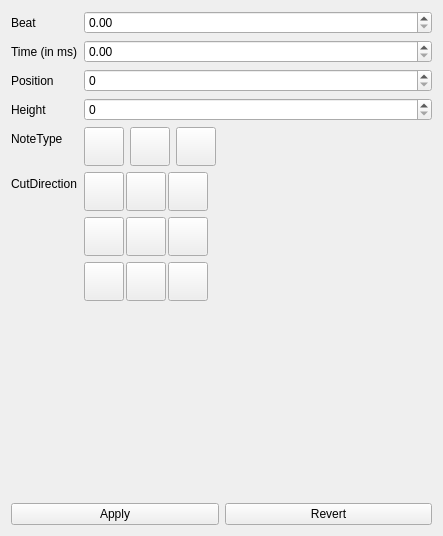
<?xml version="1.0" encoding="UTF-8"?>
<ui version="4.0">
 <class>Form</class>
 <widget class="QWidget" name="Form">
  <property name="geometry">
   <rect>
    <x>0</x>
    <y>0</y>
    <width>443</width>
    <height>536</height>
   </rect>
  </property>
  <property name="windowTitle">
   <string>Form</string>
  </property>
  <layout class="QVBoxLayout" name="verticalLayout">
   <item>
    <layout class="QFormLayout" name="formLayout">
     <property name="labelAlignment">
      <set>Qt::AlignLeading|Qt::AlignLeft|Qt::AlignTop</set>
     </property>
     <property name="formAlignment">
      <set>Qt::AlignLeading|Qt::AlignLeft|Qt::AlignTop</set>
     </property>
     <item row="0" column="0">
      <widget class="QLabel" name="betaLabel">
       <property name="text">
        <string>Beat</string>
       </property>
      </widget>
     </item>
     <item row="0" column="1">
      <widget class="QDoubleSpinBox" name="beatIn"/>
     </item>
     <item row="1" column="0">
      <widget class="QLabel" name="timeLabel">
       <property name="text">
        <string>Time (in ms)</string>
       </property>
      </widget>
     </item>
     <item row="1" column="1">
      <widget class="QDoubleSpinBox" name="timeIn"/>
     </item>
     <item row="5" column="0">
      <widget class="QLabel" name="cutDirLabel">
       <property name="text">
        <string>CutDirection</string>
       </property>
      </widget>
     </item>
     <item row="5" column="1">
      <layout class="QGridLayout" name="gridLayout">
       <property name="horizontalSpacing">
        <number>2</number>
       </property>
       <item row="2" column="2">
        <widget class="QToolButton" name="upLeftBtn">
         <property name="text">
          <string/>
         </property>
         <property name="icon">
          <iconset>
           <normaloff>upRight.png</normaloff>upRight.png</iconset>
         </property>
         <property name="iconSize">
          <size>
           <width>32</width>
           <height>32</height>
          </size>
         </property>
         <property name="checkable">
          <bool>true</bool>
         </property>
        </widget>
       </item>
       <item row="0" column="0">
        <widget class="QToolButton" name="downRightBtn">
         <property name="text">
          <string/>
         </property>
         <property name="icon">
          <iconset>
           <normaloff>downRight.png</normaloff>downRight.png</iconset>
         </property>
         <property name="iconSize">
          <size>
           <width>32</width>
           <height>32</height>
          </size>
         </property>
         <property name="checkable">
          <bool>true</bool>
         </property>
        </widget>
       </item>
       <item row="1" column="0">
        <widget class="QToolButton" name="rightBtn">
         <property name="text">
          <string/>
         </property>
         <property name="icon">
          <iconset>
           <normaloff>right.png</normaloff>right.png</iconset>
         </property>
         <property name="iconSize">
          <size>
           <width>32</width>
           <height>32</height>
          </size>
         </property>
         <property name="checkable">
          <bool>true</bool>
         </property>
        </widget>
       </item>
       <item row="0" column="1">
        <widget class="QToolButton" name="downBtn">
         <property name="text">
          <string/>
         </property>
         <property name="icon">
          <iconset>
           <normaloff>down.png</normaloff>down.png</iconset>
         </property>
         <property name="iconSize">
          <size>
           <width>32</width>
           <height>32</height>
          </size>
         </property>
         <property name="checkable">
          <bool>true</bool>
         </property>
        </widget>
       </item>
       <item row="1" column="1">
        <widget class="QToolButton" name="centerBtn">
         <property name="text">
          <string/>
         </property>
         <property name="icon">
          <iconset>
           <normaloff>circle.png</normaloff>circle.png</iconset>
         </property>
         <property name="iconSize">
          <size>
           <width>32</width>
           <height>32</height>
          </size>
         </property>
         <property name="checkable">
          <bool>true</bool>
         </property>
        </widget>
       </item>
       <item row="2" column="0">
        <widget class="QToolButton" name="upRightBtn">
         <property name="text">
          <string/>
         </property>
         <property name="icon">
          <iconset>
           <normaloff>upLeft.png</normaloff>upLeft.png</iconset>
         </property>
         <property name="iconSize">
          <size>
           <width>32</width>
           <height>32</height>
          </size>
         </property>
         <property name="checkable">
          <bool>true</bool>
         </property>
        </widget>
       </item>
       <item row="1" column="2">
        <widget class="QToolButton" name="leftBtn">
         <property name="text">
          <string/>
         </property>
         <property name="icon">
          <iconset>
           <normaloff>left.png</normaloff>left.png</iconset>
         </property>
         <property name="iconSize">
          <size>
           <width>32</width>
           <height>32</height>
          </size>
         </property>
         <property name="checkable">
          <bool>true</bool>
         </property>
        </widget>
       </item>
       <item row="2" column="1">
        <widget class="QToolButton" name="upBtn">
         <property name="autoFillBackground">
          <bool>true</bool>
         </property>
         <property name="text">
          <string/>
         </property>
         <property name="icon">
          <iconset>
           <normaloff>up.png</normaloff>up.png</iconset>
         </property>
         <property name="iconSize">
          <size>
           <width>32</width>
           <height>32</height>
          </size>
         </property>
         <property name="checkable">
          <bool>true</bool>
         </property>
        </widget>
       </item>
       <item row="0" column="2">
        <widget class="QToolButton" name="downLeftBtn">
         <property name="text">
          <string/>
         </property>
         <property name="icon">
          <iconset>
           <normaloff>downLeft.png</normaloff>downLeft.png</iconset>
         </property>
         <property name="iconSize">
          <size>
           <width>32</width>
           <height>32</height>
          </size>
         </property>
         <property name="checkable">
          <bool>true</bool>
         </property>
        </widget>
       </item>
      </layout>
     </item>
     <item row="2" column="1">
      <widget class="QSpinBox" name="indexIn"/>
     </item>
     <item row="3" column="1">
      <widget class="QSpinBox" name="layerIn"/>
     </item>
     <item row="2" column="0">
      <widget class="QLabel" name="noteIndexLabel">
       <property name="text">
        <string>Position</string>
       </property>
      </widget>
     </item>
     <item row="3" column="0">
      <widget class="QLabel" name="noteLayerLabel">
       <property name="text">
        <string>Height</string>
       </property>
      </widget>
     </item>
     <item row="4" column="1">
      <layout class="QHBoxLayout" name="horizontalLayout_2">
       <item>
        <widget class="QToolButton" name="mineBtn">
         <property name="text">
          <string/>
         </property>
         <property name="icon">
          <iconset>
           <normaloff>mine.png</normaloff>mine.png</iconset>
         </property>
         <property name="iconSize">
          <size>
           <width>32</width>
           <height>32</height>
          </size>
         </property>
         <property name="checkable">
          <bool>true</bool>
         </property>
        </widget>
       </item>
       <item>
        <widget class="QToolButton" name="redBtn">
         <property name="text">
          <string/>
         </property>
         <property name="icon">
          <iconset>
           <normaloff>red.png</normaloff>red.png</iconset>
         </property>
         <property name="iconSize">
          <size>
           <width>32</width>
           <height>32</height>
          </size>
         </property>
         <property name="checkable">
          <bool>true</bool>
         </property>
        </widget>
       </item>
       <item>
        <widget class="QToolButton" name="bluBtn">
         <property name="text">
          <string/>
         </property>
         <property name="icon">
          <iconset>
           <normaloff>blue.png</normaloff>blue.png</iconset>
         </property>
         <property name="iconSize">
          <size>
           <width>32</width>
           <height>32</height>
          </size>
         </property>
        </widget>
       </item>
      </layout>
     </item>
     <item row="4" column="0">
      <widget class="QLabel" name="noteTypeLabel">
       <property name="text">
        <string>NoteType</string>
       </property>
      </widget>
     </item>
    </layout>
   </item>
   <item>
    <layout class="QHBoxLayout" name="horizontalLayout">
     <item>
      <widget class="QPushButton" name="applyBtn">
       <property name="text">
        <string>Apply</string>
       </property>
      </widget>
     </item>
     <item>
      <widget class="QPushButton" name="revertBtn">
       <property name="text">
        <string>Revert</string>
       </property>
      </widget>
     </item>
    </layout>
   </item>
  </layout>
 </widget>
 <resources/>
 <connections/>
</ui>
